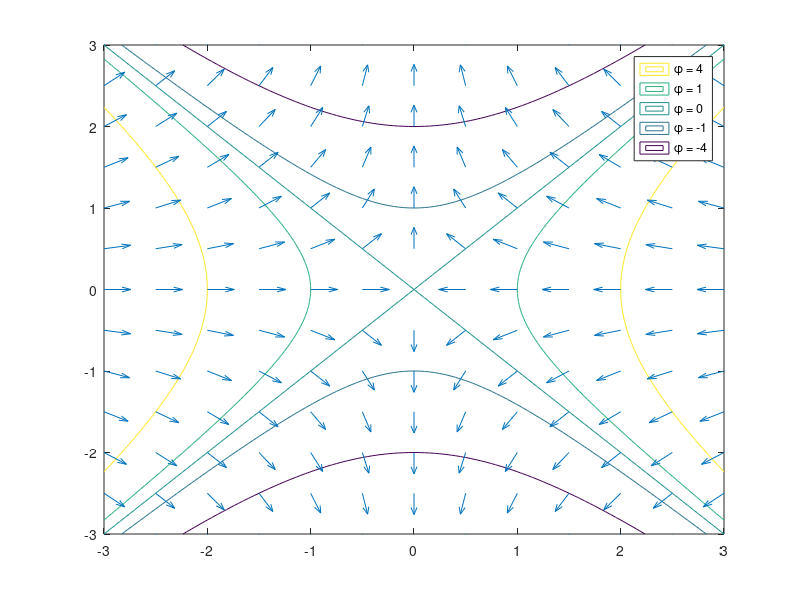

Write the MATLAB code that produced this figure.
[x,y] = meshgrid(-3:0.05:3);
[X,Y] = meshgrid(-3:.5:3);
phi = x.^2 - y.^2;

contour(x,y,phi,[4 4]);
hold on
contour(x,y,phi,[1 1]);
hold on
contour(x,y,phi,[0 0]);
hold on
contour(x,y,phi,[-1 -1]);
hold on
contour(x,y,phi,[-4 -4]);
hold on
legend('\phi = 4','\phi = 1','\phi = 0','\phi = -1', '\phi = -4');

hgradx = -2.*X;
hgrady = 2.*Y;
length = sqrt((-2.*X).^2 + (2.*Y).^2);

ux = hgradx ./ length;
uy = hgrady ./ length;
 

quiver(X,Y,ux,uy,.4);